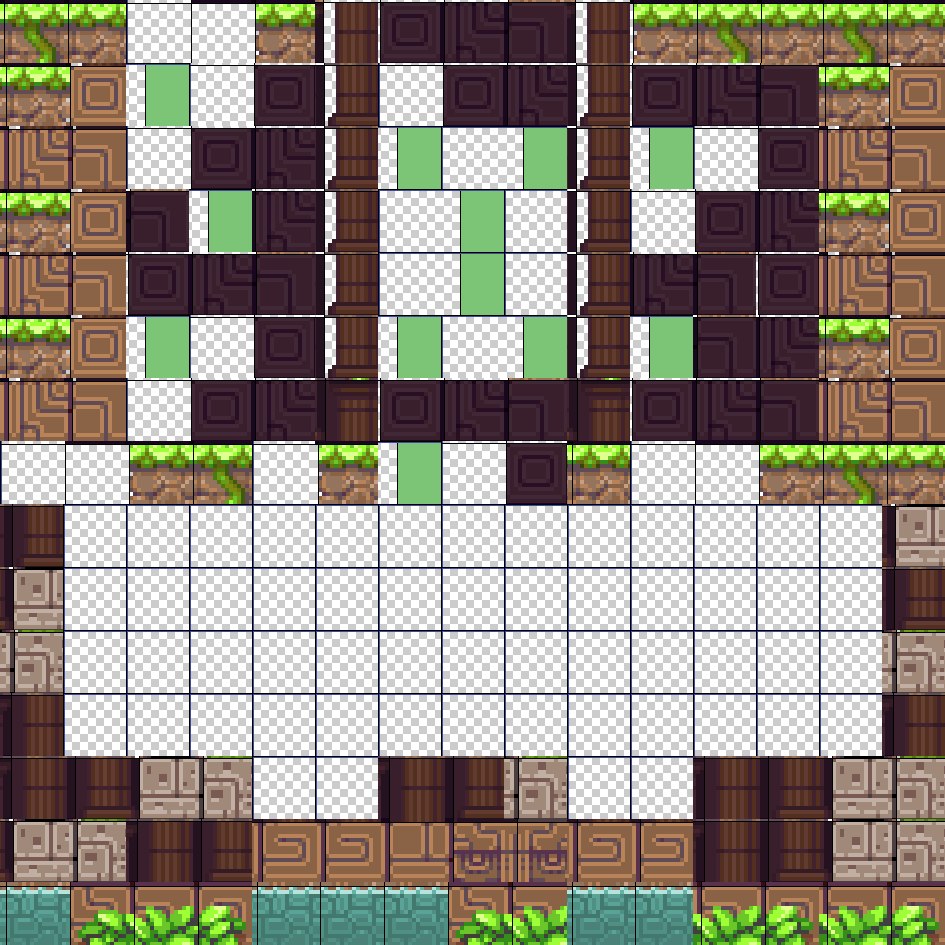

The image is a tile-based game level rendered from a .tmx file. Its description and source (layers, tilesets, objects; grid data summarised) follow:
An orthogonal 15x15 tile map with 63x63 px tiles, 1 tile layer (Tile Layer 1) and 16 objects (11x citrus.objects.platformer.box2d.Platform, objects.PlayPortal, objects.ExitPortal, objects.PlayText, objects.ExitText, ...).

<map version="1.0" orientation="orthogonal" width="15" height="15" tilewidth="63" tileheight="63">
 <tileset firstgid="1" name="tileset" tilewidth="63" tileheight="63">
  <image source="../gfx/tileset.png" width="1134" height="315" />
 </tileset>
 <objectgroup name="portals" width="15" height="15">
  <object name="playPortal" type="objects.PlayPortal" x="406" y="627" width="126" height="126" />
  <object name="exitPortal" type="objects.ExitPortal" x="728" y="628" width="126" height="126" />
 </objectgroup>
 <objectgroup name="textlayer" width="15" height="15">
  <object name="playText" type="objects.PlayText" x="436" y="583" width="69" height="32" />
  <object name="exitText" type="objects.ExitText" x="756" y="581" width="69" height="32" />
 </objectgroup>
 <layer name="Tile Layer 1" width="15" height="15">
  <data>[225 cells, 225 non-empty, 31 distinct tile ids]</data>
 </layer>
 <objectgroup name="citrus" width="15" height="15">
  <object name="jibbly" type="objects.Jibbly" x="102" y="562" width="47" height="41">
   <properties>
    <property name="acceleration" value="4" />
    <property name="maxVelocity" value="4" />
   </properties>
  </object>
  <object name="platform" type="citrus.objects.platformer.box2d.Platform" x="378" y="756" width="187" height="189" />
  <object name="platform" type="citrus.objects.platformer.box2d.Platform" x="63" y="756" width="188" height="189" />
  <object name="wall" type="citrus.objects.platformer.box2d.Platform" x="0" y="504" width="62" height="251" />
  <object name="platform" type="citrus.objects.platformer.box2d.Platform" x="60" y="439" width="316" height="64" />
  <object name="wall" type="citrus.objects.platformer.box2d.Platform" x="61" y="62" width="64" height="375" />
  <object name="platform" type="citrus.objects.platformer.box2d.Platform" x="124" y="1" width="189" height="61" />
  <object name="platform" type="citrus.objects.platformer.box2d.Platform" x="630" y="0" width="187" height="62" />
  <object name="wall" type="citrus.objects.platformer.box2d.Platform" x="819" y="0" width="62" height="439" />
  <object name="platform" type="citrus.objects.platformer.box2d.Platform" x="567" y="441" width="314" height="62" />
  <object name="wall" type="citrus.objects.platformer.box2d.Platform" x="882" y="504" width="62" height="251" />
  <object name="platform" type="citrus.objects.platformer.box2d.Platform" x="693" y="756" width="187" height="188" />
 </objectgroup>
</map>